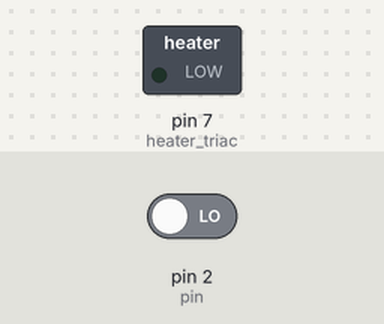
Simulated run of this sketch. Board: Arduino Uno, built with avr-gcc and run on an emulated ATmega328P. Parts: switched loads named in the sketch (green lamp = pin HIGH). The inputs (shaded band) are chosen by the test bench; at power-on: pin 2 (pin) LOW.

Above: at 1.2 s.
1.3 s: pin 2 (pin) driven HIGH
At 2.5 s:
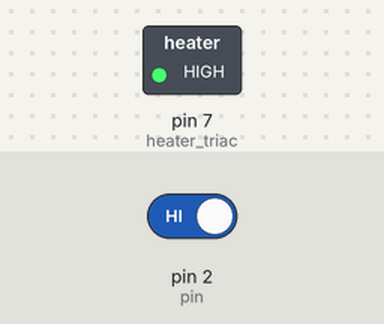
Timing chart, 0 to 4.3 s (numbered marks = the images above; inputs shaded):
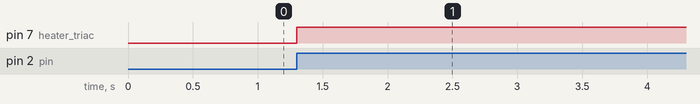

Measured:
- after the input at 1.3 s, pin 7 (heater_triac): LOW → HIGH at once

The sketch:

zero_cross_test_autocalve_timer2.ino
```cpp
int pin = 2;
int pin_irq = 0; //IRQ that matches to pin 2
int angle_counter = 0;
byte heater_triac = 7;
byte set_power=10;


void setup() {
  // put your setup code here, to run once:
  pinMode(heater_triac, OUTPUT);
  attachInterrupt(pin_irq, zero_cross_isr, RISING);
  sei();//enable interrupts
}

void loop() {
  // put your main code here, to run repeatedly:

}

void zero_cross_isr() {
  angle_counter++;
  if (angle_counter >= 10) angle_counter = 0;
  if (angle_counter >= set_power) digitalWrite(heater_triac, LOW);
  else digitalWrite(heater_triac, HIGH);
}
```
